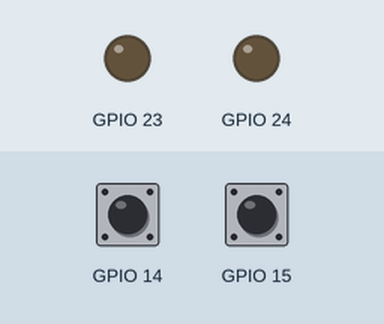
This program was run on a simulated Raspberry Pi (BCM pin numbers). On the bench: output pins drawn as LEDs (lit = HIGH). The inputs (shaded band) are chosen by the test bench; at power-on: GPIO 14 LOW, GPIO 15 LOW.

Above: at 1.2 s.
1.3 s: GPIO 14 pulled HIGH for 0.15 s
At 1.37 s:
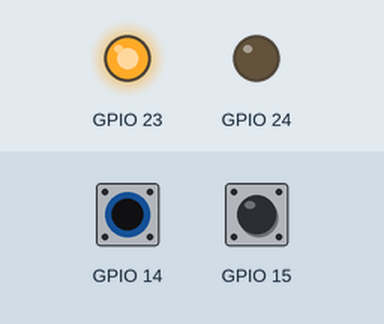
2.9 s: GPIO 15 pulled HIGH for 0.15 s
At 2.97 s:
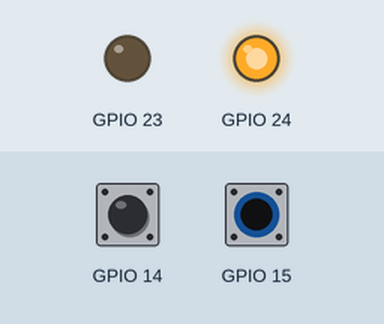
4.5 s: GPIO 15 pulled HIGH for 3.2 s
At 8.0 s:
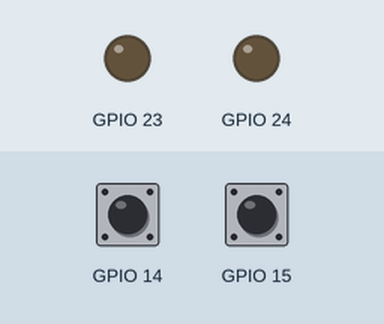
9.2 s: GPIO 14 pulled HIGH for 3.2 s
At 10.3 s:
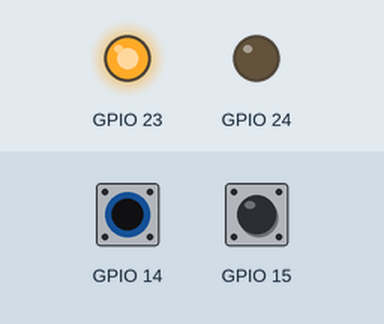
Timing chart, 0 to 13.9 s (numbered marks = the images above; inputs shaded):
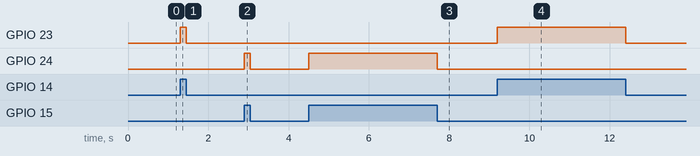

The program:

programa3.py
```python
import RPi.GPIO as GPIO
import time

GPIO.setmode(GPIO.BCM)
GPIO.setup(23, GPIO.OUT, initial=GPIO.HIGH)
GPIO.setup(24, GPIO.OUT, initial=GPIO.HIGH)
GPIO.setup(14, GPIO.IN, pull_up_down=GPIO.PUD_DOWN)
GPIO.setup(15, GPIO.IN, pull_up_down=GPIO.PUD_DOWN)

GPIO.setwarnings(False)


while(True):
    if(GPIO.input(14) == GPIO.HIGH):
        GPIO.output(23, True)
    else:
        GPIO.output(23, False)
    if (GPIO.input(15) == GPIO.HIGH):
        GPIO.output(24, True)
    else:
        GPIO.output(24, False)

GPIO.cleanup()
```

Measured:
- after the input at 1.3 s, GPIO 23: LOW → HIGH at once, → LOW 0.15 s later
- after the input at 2.9 s, GPIO 24: LOW → HIGH at once, → LOW 0.15 s later
- after the input at 4.5 s, GPIO 24: LOW → HIGH at once, → LOW 3.2 s later
- after the input at 9.2 s, GPIO 23: LOW → HIGH at once, → LOW 3.2 s later
